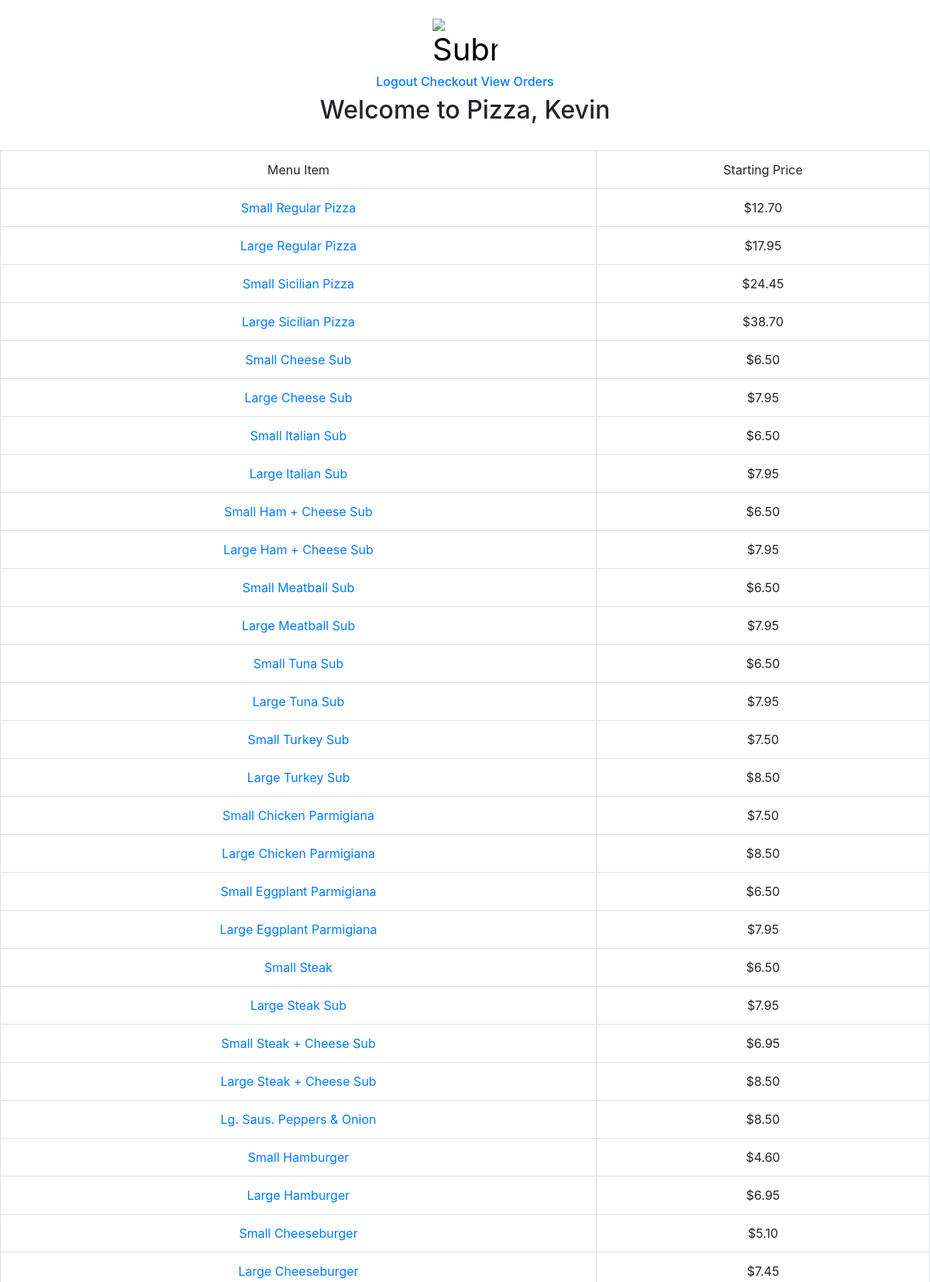
The app's page / (signed in, upper part) with its own data.
### orders/models.py (models this page shows)
class MenuItem(models.Model):
    name = models.CharField(max_length=25, unique=True, blank=True)
    size = models.ForeignKey(Size, blank=True, on_delete=models.CASCADE)
    price = models.DecimalField(decimal_places=2, max_digits=4)
    category = models.ForeignKey(Category, on_delete=models.CASCADE)
    addOnType = models.ForeignKey(AddOnType, blank=True, on_delete=models.CASCADE)
    maxAddOns = models.IntegerField(validators=[MaxValueValidator(10), MinValueValidator(0)])
    def __str__(self):
        return f"{self.name}"

### orders/views.py (the view)
# urls.py: path("", views.index, name="index"),
def index(request):
    if not request.user.is_authenticated:
        return render(request, "login.html", {"message": None})
    context = {
        "user": request.user,
        "menuItems": MenuItem.objects.all()
    }
    return render(request,"project3index.html", context)

### orders/templates/project3index.html (shortened to what this page needs)
<!DOCTYPE html>
<html>
<head>
  <link rel="stylesheet" href="https://maxcdn.bootstrapcdn.com/bootstrap/4.0.0/css/bootstrap.min.css">
</head>
<body style="text-align:center">
  <br>
  <h1>
    <form action="{% url 'index' %}">
      <input type="image" src="https://cdn.pixabay.com/photo/2019/06/29/21/58/pizza-4306977_1280.png" alt="Submit" width="7%" height="7%"></form>
  </h1>
  <h6>
    <div><a href="{% url 'logout' %}">Logout</a> <a href="{% url 'checkout' %}">Checkout</a>
      {% if request.user.is_superuser %}
      <a href="{% url 'viewOrders' %}">View Orders</a>
      {% endif %}
    </div>
  </h6>
  <h2>
    Welcome to Pizza, {{ user.first_name }}
  </h2>
  <br>
  <table class="table table-bordered">
    <tr>
      <td>Menu Item</td>
      <td>Starting Price</td>
    </tr>
    {% for menuItem in menuItems %}
    <tr>
      <td><a href="/customize/{{menuItem.pk}}">{{ menuItem }}</a></td>
      <td>${{menuItem.price}}</td>
    </tr>
    {% endfor %}
  </table>
</body>
</html>

### records on screen
MenuItem: name "Small Regular Pizza", price "12.70"
MenuItem: name "Large Regular Pizza", price "17.95"
MenuItem: name "Small Sicilian Pizza", price "24.45"
MenuItem: name "Large Sicilian Pizza", price "38.70"
MenuItem: name "Small Cheese Sub", price "6.50"
MenuItem: name "Large Cheese Sub", price "7.95"
MenuItem: name "Small Italian Sub", price "6.50"
MenuItem: name "Large Italian Sub", price "7.95"
MenuItem: name "Small Ham + Cheese Sub", price "6.50"
MenuItem: name "Large Ham + Cheese Sub", price "7.95"
MenuItem: name "Small Meatball Sub", price "6.50"
MenuItem: name "Large Meatball Sub", price "7.95"
MenuItem: name "Small Tuna Sub", price "6.50"
MenuItem: name "Large Tuna Sub", price "7.95"
MenuItem: name "Small Turkey Sub", price "7.50"
MenuItem: name "Large Turkey Sub", price "8.50"
MenuItem: name "Small Chicken Parmigiana", price "7.50"
MenuItem: name "Large Chicken Parmigiana", price "8.50"
MenuItem: name "Small Eggplant Parmigiana", price "6.50"
MenuItem: name "Large Eggplant Parmigiana", price "7.95"
MenuItem: name "Small Steak", price "6.50"
MenuItem: name "Large Steak Sub", price "7.95"
MenuItem: name "Small Steak + Cheese Sub", price "6.95"
MenuItem: name "Large Steak + Cheese Sub", price "8.50"
MenuItem: name "Lg. Saus. Peppers & Onion", price "8.50"
MenuItem: name "Small Hamburger", price "4.60"
MenuItem: name "Large Hamburger", price "6.95"
MenuItem: name "Small Cheeseburger", price "5.10"
MenuItem: name "Large Cheeseburger", price "7.45"

### other values on screen
{{ user.first_name }} "Kevin"
